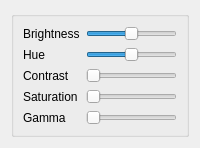
<?xml version="1.0" encoding="UTF-8"?>
<ui version="4.0">
 <class>webcamConfigWidget</class>
 <widget class="QWidget" name="webcamConfigWidget">
  <layout class="QVBoxLayout" name="verticalLayout">
   <item>
    <widget class="QGroupBox" name="adjustEnable">
     <property name="checked">
      <bool>false</bool>
     </property>
     <layout class="QFormLayout">
      <item row="0" column="0">
       <widget class="QLabel" name="brightnessLbl">
        <property name="text">
         <string>Brightness</string>
        </property>
       </widget>
      </item>
      <item row="0" column="1">
       <widget class="QSlider" name="brightnessSlider">
        <property name="minimum">
         <number>-100</number>
        </property>
        <property name="maximum">
         <number>100</number>
        </property>
        <property name="orientation">
         <enum>Qt::Horizontal</enum>
        </property>
        <property name="tickPosition">
         <enum>QSlider::NoTicks</enum>
        </property>
        <property name="tickInterval">
         <number>100</number>
        </property>
       </widget>
      </item>
      <item row="1" column="0">
       <widget class="QLabel" name="hueLbl">
        <property name="text">
         <string>Hue</string>
        </property>
       </widget>
      </item>
      <item row="1" column="1">
       <widget class="QSlider" name="hueSlider">
        <property name="minimum">
         <number>-100</number>
        </property>
        <property name="maximum">
         <number>100</number>
        </property>
        <property name="orientation">
         <enum>Qt::Horizontal</enum>
        </property>
        <property name="tickPosition">
         <enum>QSlider::NoTicks</enum>
        </property>
        <property name="tickInterval">
         <number>60</number>
        </property>
       </widget>
      </item>
      <item row="2" column="0">
       <widget class="QLabel" name="contrastLbl">
        <property name="text">
         <string>Contrast</string>
        </property>
       </widget>
      </item>
      <item row="2" column="1">
       <widget class="QSlider" name="contrastSlider">
        <property name="maximum">
         <number>200</number>
        </property>
        <property name="orientation">
         <enum>Qt::Horizontal</enum>
        </property>
        <property name="tickPosition">
         <enum>QSlider::NoTicks</enum>
        </property>
        <property name="tickInterval">
         <number>100</number>
        </property>
       </widget>
      </item>
      <item row="3" column="0">
       <widget class="QLabel" name="saturationLbl">
        <property name="text">
         <string>Saturation</string>
        </property>
       </widget>
      </item>
      <item row="3" column="1">
       <widget class="QSlider" name="saturationSlider">
        <property name="maximum">
         <number>200</number>
        </property>
        <property name="orientation">
         <enum>Qt::Horizontal</enum>
        </property>
        <property name="tickPosition">
         <enum>QSlider::NoTicks</enum>
        </property>
        <property name="tickInterval">
         <number>100</number>
        </property>
       </widget>
      </item>
      <item row="4" column="0">
       <widget class="QLabel" name="gammaLbl">
        <property name="text">
         <string>Gamma</string>
        </property>
       </widget>
      </item>
      <item row="4" column="1">
       <widget class="QSlider" name="gammaSlider">
        <property name="minimum">
         <number>1</number>
        </property>
        <property name="maximum">
         <number>1000</number>
        </property>
        <property name="orientation">
         <enum>Qt::Horizontal</enum>
        </property>
        <property name="tickPosition">
         <enum>QSlider::NoTicks</enum>
        </property>
        <property name="tickInterval">
         <number>50</number>
        </property>
       </widget>
      </item>
     </layout>
    </widget>
   </item>
  </layout>
 </widget>
 <resources/>
 <connections/>
</ui>
